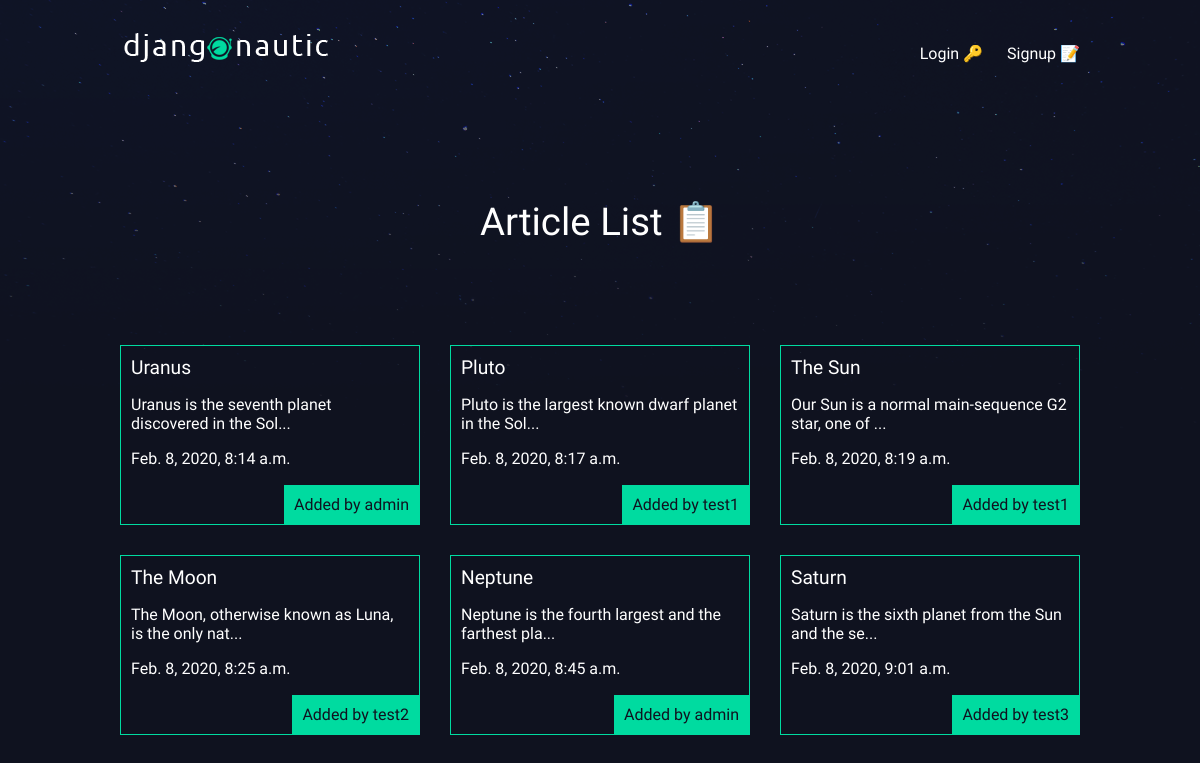
The app's page /articles/ with its own data.
### articles/models.py (models this page shows, shortened)
class Article(models.Model):
    title = models.CharField(max_length=100)
    slug = models.SlugField()
    body = models.TextField()
    date = models.DateTimeField(auto_now_add=True)
    thumb = models.ImageField(default='default.png', blank=True)
    author = models.ForeignKey(User, on_delete=models.CASCADE, default=None)
    def snippet(self):
        return self.body[:50] + "..."

### articles/views.py (the view)
# urls.py: path("", views.article_list, name="list"),
def article_list(request):
    if (request.method == 'POST'): # if user delete article
        delete_slug = request.POST.get("delete_slug")
        article = Article.objects.get(slug=delete_slug)
        article.delete()
    articles = Article.objects.all().order_by('date')
    return render(request, "article_list.html", {'articles' : articles})

### articles/templates/article_list.html (shortened to what this page needs)
{% extends 'base_layout.html' %}
{% block content %}
    <h1>Article List 📋</h1>
    <div class="articles">
        {% for article in articles %}
            <div class="article">
                <h2><a href="{% url 'articles:slug' slug=article.slug %}">{{ article.title }}</a></h2>
                <p>{{ article.snippet }}</p>
                <p>{{ article.date }}</p>
                <p class='author'>Added by {{ article.author.username }}</p>
            </div>
        {% endfor %}
    </div>
{% endblock %}

### assets/style.css (style rules this page uses)
body { background-color: #0f121f; background-image: url("stars.png"); background-repeat: no-repeat; color: #fff; }
body * { font-family: 'Kanit', sans-serif; }
h1, h2, h3, h4, h5 { font-weight: normal; margin: 0; }
a, a:hover, a:visited { color: #fff; text-decoration: none; }
div.wrapper > h1 { text-align: center; margin: 100px auto; font-size: 2.4em }
.articles { display: grid; grid-template-columns: 1fr 1fr 1fr; grid-gap: 30px; }
.article { padding: 10px; border: 1px solid #00dba0; position: relative; padding-bottom: 40px; }
.article h2 { font-size: 1.2em; }
.article .author { padding: 10px; background: #00dba0; position: absolute; right: 0; bottom: 0; margin: 0; color: #0f121f; }

### records on screen
Article: title "Uranus", snippet "Uranus is the seventh planet discovered in the Sol...", date "Feb. 8, 2020, 8:14 a.m.", author.username "admin"
Article: title "Pluto", snippet "Pluto is the largest known dwarf planet in the Sol...", date "Feb. 8, 2020, 8:17 a.m.", author.username "test1"
Article: title "The Sun", snippet "Our Sun is a normal main-sequence G2 star, one of ...", date "Feb. 8, 2020, 8:19 a.m.", author.username "test1"
Article: title "The Moon", snippet "The Moon, otherwise known as Luna, is the only nat...", date "Feb. 8, 2020, 8:25 a.m.", author.username "test2"
Article: title "Neptune", snippet "Neptune is the fourth largest and the farthest pla...", date "Feb. 8, 2020, 8:45 a.m.", author.username "admin"
Article: title "Saturn", snippet "Saturn is the sixth planet from the Sun and the se...", date "Feb. 8, 2020, 9:01 a.m.", author.username "test3"
